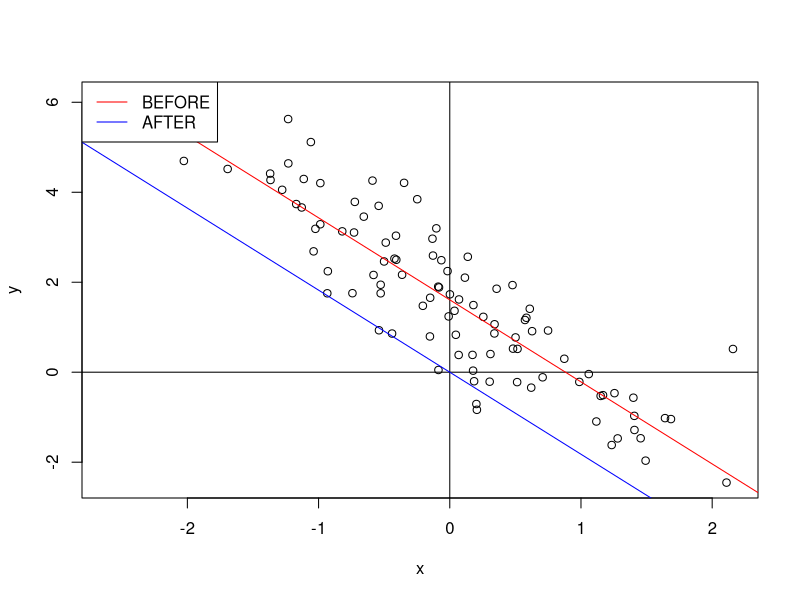

Source code (R):
# example 19
min.sq = function(x, y){
  x.bar = mean(x) 
  y.bar = mean(y)
  beta.1 = sum((x - x.bar)*(y-y.bar))/sum((x - x.bar)^2)
  beta.0 = y.bar - beta.1*x.bar
  return(list(a = beta.0, b = beta.1))
}

a = rnorm(1)
b = rnorm(1)
N = 100
x = rnorm(N)
y = a*x + b + rnorm(N)

plot(x, y)
abline(h = 0)
abline(v = 0)
abline(min.sq(x, y)$a, min.sq(x, y)$b, col = "red")

x = x - mean(x)
y = y - mean(y)

abline(min.sq(x, y)$a, min.sq(x, y)$b, col = "blue")

legend("topleft", c("BEFORE", "AFTER"), lty = 1, col = c("red", "blue"))

# example 20
n = 100 ; p = 2
beta = c(1, 2, 3)
x = matrix(rnorm(n*p), nrow = n, ncol = p)
y = beta[1] + beta[2]*x[,1] + beta[3]*x[,2] + rnorm(n)
x = cbind(1, x)
solve(t(x)%*%x) %*% t(x) %*% y
